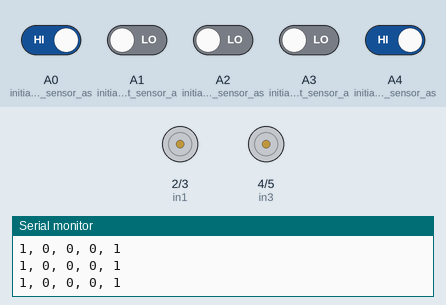
This sketch was run on a simulated Arduino Uno, built with avr-gcc and run on an emulated ATmega328P. Shown: motor-driver pin pairs drawn as motors (green arrow = first pin HIGH = forward, orange = second pin HIGH = backward, longer = more drive, scaled by the enable pin), the last lines printed to the serial monitor. The test bench sets the inputs (shaded band); at power-on: A0 (initialize_Left_sensor_as), A4 (initialize_Left_sensor_as) HIGH, A1 (initialize_Right_sensor_a), A2 (initialize_Left_sensor_as), A3 (initialize_Right_sensor_a) LOW.

Above: at 1.2 s.
1.3 s: A0 (initialize_Left_sensor_as) driven LOW
At 2.5 s:
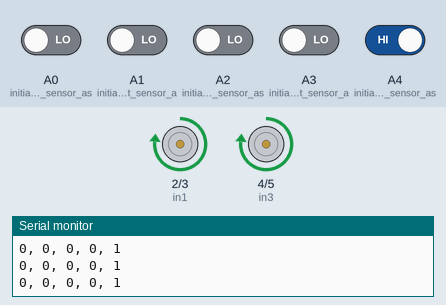
2.8 s: A0 (initialize_Left_sensor_as) driven HIGH and A4 (initialize_Left_sensor_as) driven LOW
At 3.6 s:
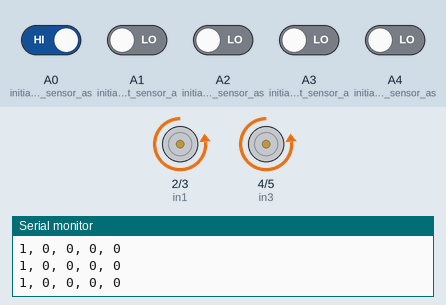
4.3 s: A0 (initialize_Left_sensor_as) driven LOW and A2 (initialize_Left_sensor_as) driven HIGH
At 4.7 s:
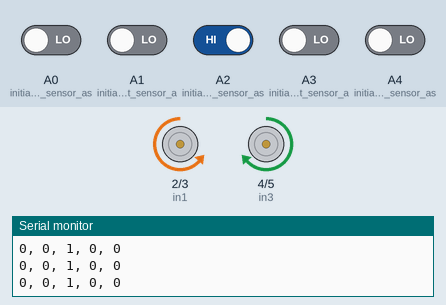
5.8 s: A1 (initialize_Right_sensor_a) driven HIGH
At 6.3 s:
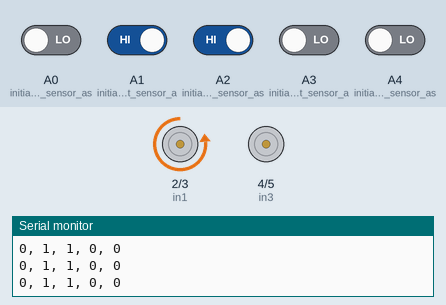
7.3 s: A1 (initialize_Right_sensor_a) driven LOW
At 8.6 s:
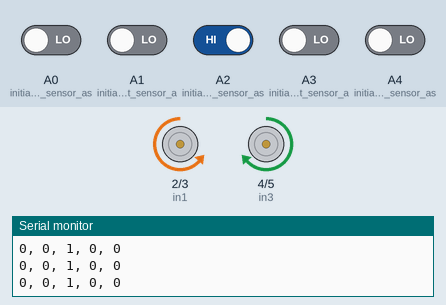
10.3 s: A3 (initialize_Right_sensor_a) driven HIGH
At 10.7 s:
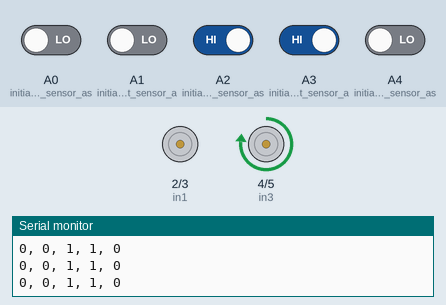
Timing chart, 0 to 12.8 s (numbered marks = the images above; inputs shaded):
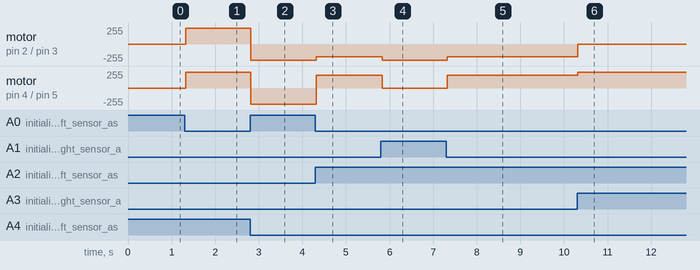

The sketch:

LINE_FOLLOWER_5array.ino
```cpp
#define in1 2
#define in2 3
#define in3 4
#define in4 5
#define enA 9
#define enB 6


 int M1_Speed = 190;//speed of motor 1
 int M2_Speed = 190;//speed of motor 2
 int LeftRotationSpeed = 240;  // Left Rotation Speed
 int RightRotationSpeed = 240; // Right Rotation Speed
 int LeftRotationSpeed1 = 240;  // Left Rotation Speed
 int RightRotationSpeed1 = 240; // Right Rotation Speed

 void setup() {

  pinMode(in1,OUTPUT);
  pinMode(in2,OUTPUT);
  pinMode(in3,OUTPUT);
  pinMode(in4,OUTPUT);

    pinMode(enA,OUTPUT);
    pinMode(enB,OUTPUT);

  Serial.begin(9600);

      pinMode(A0, INPUT); // initialize Left sensor as an input
      pinMode(A1, INPUT); // initialize Right sensor as an input
      pinMode(A2, INPUT); // initialize Left sensor as an input
      pinMode(A3, INPUT); // initialize Right sensor as an input
      pinMode(A4, INPUT); // initialize Left sensor as an input


}

void loop() {
  int maxleft=digitalRead(A0);
  int LEFT_SENSOR = digitalRead(A1);
  int center = digitalRead(A2);
  int RIGHT_SENSOR = digitalRead(A3);
  int maxright=digitalRead(A4);

  Serial.print(maxleft);
  Serial.print(", ");
  Serial.print(LEFT_SENSOR);
  Serial.print(", ");
  Serial.print(center);
  Serial.print(", ");
  Serial.print(RIGHT_SENSOR);
  Serial.print(", ");
  Serial.println(maxright);

if(maxleft==0 && LEFT_SENSOR==0 && center==0 && RIGHT_SENSOR==0 && maxright==0 )           // 0,0,0,0,0
 {
    left();
}

if(maxleft==0 && LEFT_SENSOR==0 && center==1 && RIGHT_SENSOR==0 && maxright==0   )         //0,0,1,0,0
{
    forward(); //FORWARD
}

else if(RIGHT_SENSOR==1 && LEFT_SENSOR==1&& maxright==0 && maxleft==0 && center==1)  //01110
 {
    forward();
 }


 else if( maxleft==0 && LEFT_SENSOR==1  && center==1 && RIGHT_SENSOR==0 && maxright==0  ) //0,1,1,0,0
 {

    right1(); }

  else if(maxright==0 && RIGHT_SENSOR==1 && center==1 && LEFT_SENSOR==0 &&  maxleft==0 ) //01100
  {
    left1();
}

 else if(maxright==0 && RIGHT_SENSOR==1 &&  center==1 && LEFT_SENSOR==1&& maxleft==1 ) {//01111
    right();
 }

  else if(maxright==1 && RIGHT_SENSOR==1 &&  center==1 && LEFT_SENSOR==1&& maxleft==0 ) {//11110
    left();
 }

  else if(RIGHT_SENSOR==0 && LEFT_SENSOR==1&& maxright==0 && maxleft==1 && center==1) {//00111
    right();
 }

  else if(RIGHT_SENSOR==1 && LEFT_SENSOR==0&& maxright==1 && maxleft==0 && center==1) {//11100
    left();
 }

  else if(RIGHT_SENSOR==1 && LEFT_SENSOR==1&& maxright==1 && maxleft==1) {//11011
    forward();
 }

if(RIGHT_SENSOR==0 && LEFT_SENSOR==0 && maxright==1&& maxleft==0 && center==1) {//10100
    left();
}

if(RIGHT_SENSOR==0 && LEFT_SENSOR==0 && maxright==0 && maxleft==1 && center==1) {//00101
    right();
}

if(RIGHT_SENSOR==0 && LEFT_SENSOR==0 && maxright==1&& maxleft==0 && center==0) {//10000
    left();
}

if(RIGHT_SENSOR==0 && LEFT_SENSOR==0 && maxright==0 && maxleft==1 && center==0) {//00001
    right();
}

if(RIGHT_SENSOR==1&& LEFT_SENSOR==0 && maxright==0&& maxleft==0 && center==0)   {//01000
    left();
}

if(RIGHT_SENSOR==0 && LEFT_SENSOR==1 && maxright==0 && maxleft==0 && center==0) {//00010
    right();
}

}


void forward()
{
            digitalWrite(in1, LOW);
            digitalWrite(in2, HIGH);
            digitalWrite(in3, HIGH);
            digitalWrite(in4, LOW);

                analogWrite(enA, M1_Speed);
                analogWrite(enB, M2_Speed);
}


void right()
{
            digitalWrite(in1, LOW);
            digitalWrite(in2, HIGH);
            digitalWrite(in3, LOW);
            digitalWrite(in4, HIGH);

                analogWrite(enA, LeftRotationSpeed);
                analogWrite(enB, RightRotationSpeed);
}

void left()
{
            digitalWrite(in1, HIGH);
            digitalWrite(in2, LOW);
            digitalWrite(in3, HIGH);
            digitalWrite(in4, LOW);

                analogWrite(enA, LeftRotationSpeed);
                analogWrite(enB, RightRotationSpeed);
}

void right1()
{
            digitalWrite(in1, LOW);
            digitalWrite(in2, HIGH);
            digitalWrite(in3, LOW);
            digitalWrite(in4, LOW);

                analogWrite(enA, LeftRotationSpeed1);
                analogWrite(enB, RightRotationSpeed1);
}

void left1()
{
            digitalWrite(in1, LOW);
            digitalWrite(in2, LOW);
            digitalWrite(in3, HIGH);
            digitalWrite(in4, LOW);

                analogWrite(enA, LeftRotationSpeed1);
                analogWrite(enB, RightRotationSpeed1);
}

void Stop()
{
            digitalWrite(in1, LOW);
            digitalWrite(in2, LOW);
            digitalWrite(in3, LOW);
            digitalWrite(in4, LOW);
}
```

Measured:
- after the input at 1.3 s, motor on pin 2 (in1) / pin 3 (in2), motor on pin 4 (in3) / pin 5 (in4): stopped → forward 240/255 at once
- after the input at 2.8 s, motor on pin 2 (in1) / pin 3 (in2), motor on pin 4 (in3) / pin 5 (in4): forward 240/255 → backward 240/255 at once
- after the input at 4.3 s, motor on pin 2 (in1) / pin 3 (in2): backward 240/255 → backward 190/255 at once; motor on pin 4 (in3) / pin 5 (in4): backward 240/255 → forward 190/255 at once
- after the input at 5.8 s, motor on pin 2 (in1) / pin 3 (in2): backward 190/255 → backward 240/255 at once; motor on pin 4 (in3) / pin 5 (in4): forward 190/255 → stopped at once
- after the input at 7.3 s, motor on pin 2 (in1) / pin 3 (in2): backward 240/255 → backward 190/255 at once; motor on pin 4 (in3) / pin 5 (in4): stopped → forward 190/255 at once
- after the input at 10.3 s, motor on pin 2 (in1) / pin 3 (in2): backward 190/255 → stopped at once; motor on pin 4 (in3) / pin 5 (in4): forward 190/255 → forward 240/255 at once
